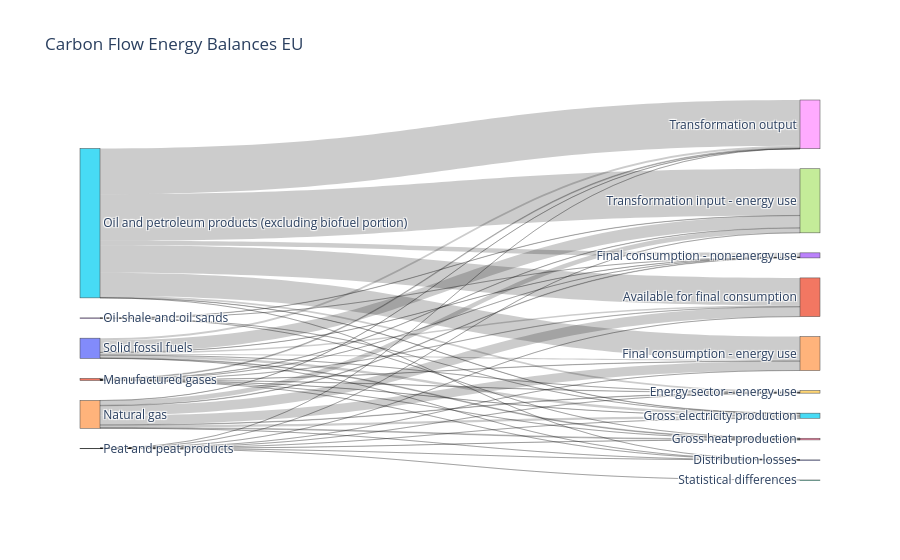

The notebook cell this image was saved under:
### Code cell
# Load the CSV
df = pd.read_csv("/Users/charlottewestenberg/Thesis/00data/from_excel/Energy balances - sankey ready.csv")

# Create list of unique nodes
nodes = list(pd.concat([df["Source"], df["Target"]]).unique())

# Create dictionary mapping node name -> index
node_dict = {name: i for i, name in enumerate(nodes)}

# Map names to numeric IDs
df["source_id"] = df["Source"].map(node_dict)
df["target_id"] = df["Target"].map(node_dict)

# Create Sankey
fig = go.Figure(data=[go.Sankey(
    
    node=dict(
        label=nodes,
        pad=20,
        thickness=20
    ),
    
    link=dict(
        source=df["source_id"],
        target=df["target_id"],
        value=df["Value tonne Carbon"]
    )

)])

fig.update_layout(title_text="Carbon Flow Energy Balances EU")

fig.show()

### Figure 1 — Plotly figure (JSON) as saved in the notebook; plotly's stock layout.template omitted (floating-point values rounded to 4 significant figures)
{"data": [{"link": {"source": [0, 0, 0, 0, 0, 0, 0, 0, 0, 0, 1, 1, 1, 1, 1, 1, 1, 1, 1, 1, 2, 2, 2, 2, 2, 2, 2, 2, 2, 2, 3, 3, 3, 3, 3, 3, 3, 3, 3, 3, 4, 4, 4, 4, 4, 4, 4, 4, 4, 4, 5, 5, 5, 5, 5, 5, 5, 5, 5, 6, 6, 6, 6, 6, 6, 6, 6, 6, 6, 6, 6, 6, 6, 6, 6, 6, 6, 6, 6, 6], "target": [7, 8, 9, 10, 11, 12, 13, 14, 15, 16, 7, 8, 9, 10, 11, 12, 13, 14, 15, 16, 7, 8, 9, 10, 11, 12, 13, 14, 15, 16, 7, 8, 9, 10, 11, 12, 13, 14, 15, 16, 7, 8, 9, 10, 11, 12, 13, 14, 15, 16, 7, 8, 9, 10, 11, 12, 13, 14, 15, 6, 6, 6, 6, 6, 6, 6, 6, 6, 6, 6, 6, 6, 6, 6, 6, 6, 6, 6, 6, 6], "value": [143700000.0, 24290000.0, 428800.0, 38800.0, 15250000.0, -1462000.0, 1483000.0, 15230000.0, 29600000.0, 9158000.0, 3601000.0, 9918000.0, 3213000.0, 228000.0, 2876000.0, -16270.0, 10970.0, 2881000.0, 1266000.0, 391700.0, 747500.0, 18470.0, 8150.0, 491.3, 394000.0, 86790.0, 0.0, 307200.0, 140700.0, 418600.0, 2971000.0, 0.0, 0.0, 0.0, -98450.0, -187900.0, 89420.0, 0.0, 207000.0, 36080.0, 55650000.0, 1852000.0, 5286000.0, 725300.0, 114700000.0, -991000.0, 6001000.0, 109700000.0, 25480000.0, 9794000.0, 551600000.0, 540600000.0, 22240000.0, 5740.0, 324400000.0, -900500.0, 52240000.0, 273100000.0, 3446000.0, 0.0, NaN, NaN, NaN, NaN, NaN, NaN, NaN, NaN, NaN, NaN, NaN, NaN, NaN, NaN, NaN, NaN, NaN, NaN, NaN, NaN]}, "node": {"label": ["Solid fossil fuels", "Manufactured gases", "Peat and peat products", "Oil shale and oil sands", "Natural gas", "Oil and petroleum products (excluding biofuel portion)", null, "Transformation input - energy use", "Transformation output", "Energy sector - energy use", "Distribution losses", "Available for final consumption", "Statistical differences", "Final consumption - non-energy use", "Final consumption - energy use", "Gross electricity production", "Gross heat production"], "pad": 20, "thickness": 20}, "type": "sankey"}], "layout": {"title": {"text": "Carbon Flow Energy Balances EU"}}}
